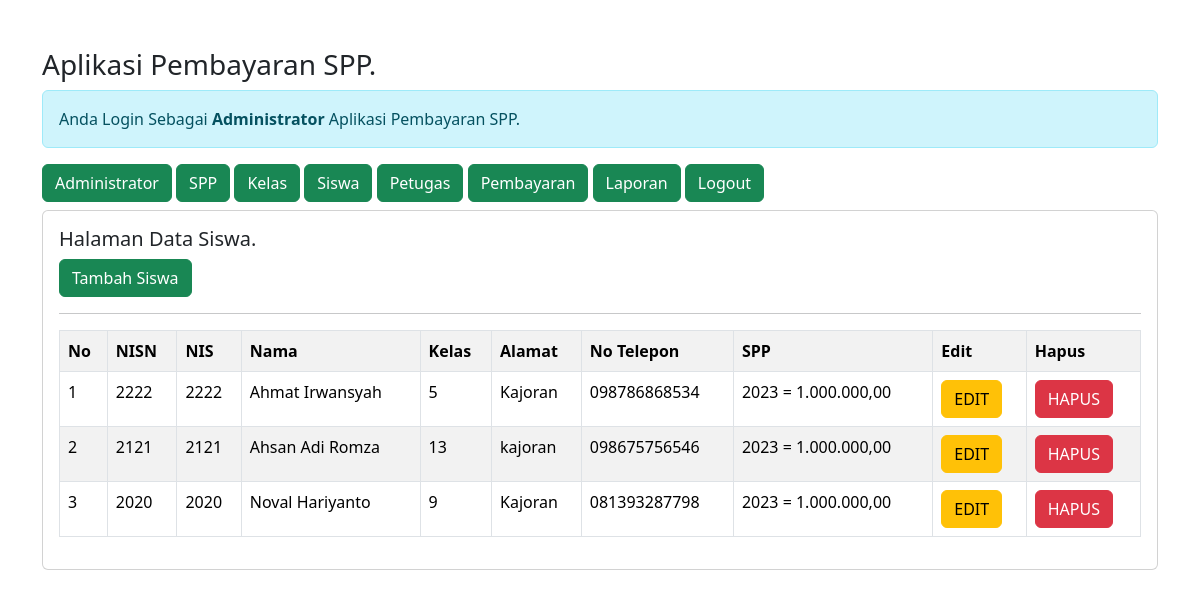
The app's page /admin/admin.php?url=siswa (signed in) with its own data.
### tables this page shows
CREATE TABLE `siswa` (
  `nisn` int(10) NOT NULL,
  `nis` char(8) NOT NULL,
  `nama` varchar(35) NOT NULL,
  `id_kelas` int(11) NOT NULL,
  `alamat` text NOT NULL,
  `no_tlp` varchar(13) NOT NULL,
  `id_spp` int(11) NOT NULL
);

CREATE TABLE `kelas` (
  `id_kelas` int(11) NOT NULL,
  `nama_kelas` varchar(10) NOT NULL,
  `kompetensi_keahlian` varchar(50) NOT NULL
);

CREATE TABLE `spp` (
  `id_spp` int(11) NOT NULL,
  `tahun` int(11) NOT NULL,
  `nominal` int(11) NOT NULL
);

### admin/siswa.php (the view)
<h5>Halaman Data Siswa.</h5>
<a href="?url=tambah-siswa" class="btn btn-success"> Tambah Siswa </a>
<hr>
<table class="table table-striped table-bordered">
    <tr class="fw-bold">
        <td>No</td>
        <td>NISN</td>
        <td>NIS</td>
        <td>Nama</td>
        <td>Kelas</td>
        <td>Alamat</td>
        <td>No Telepon</td>
        <td>SPP</td>
        <td>Edit</td>
        <td>Hapus</td>
    </tr>
    <?php
    include'../koneksi.php';
    $no = 1;
    $sql = "SELECT * FROM siswa,spp,kelas WHERE siswa.id_kelas=kelas.id_kelas AND siswa.id_spp=spp.id_spp ORDER BY nama ASC";
    $query = mysqli_query($koneksi, $sql);
    foreach($query as $data){ ?>
        <tr>
            <td><?= $no++; ?></td>
            <td><?= $data['nisn'] ?></td>
            <td><?= $data['nis'] ?></td>
            <td><?= $data['nama'] ?></td>
            <td><?= $data['id_kelas'] ?></td>
            <td><?= $data['alamat'] ?></td>
            <td><?= $data['no_tlp'] ?></td>
            <td><?= $data['tahun'] ?> = <?= number_format($data['nominal'],2,',','.'); ?></td>
            <td>
                <a href="?url=edit-siswa&nisn=<?= $data['nisn'] ?>" class='btn btn-warning'>EDIT</a>
            </td>
            <td>
                <a onclick="return confirm('Apakah Anda Yakin ingin Menghapus Data')"
                 href="?url=hapus-siswa&nisn=<?= $data['nisn'] ?>" class='btn btn-danger'>HAPUS</a>
            </td>
        </tr>
        <?php } ?>
</table>

### admin/admin.php (shortened to what this page needs)
<!DOCTYPE html>
<html>
<head>
    <link href="../css/bootstrap.min.css" rel="stylesheet">
</head>
<body>
<div class="container mt-5">
    <h3>Aplikasi Pembayaran SPP.</h3>
    <div class="alert alert-info">
        Anda Login Sebagai <b>Administrator</b> Aplikasi Pembayaran SPP.
    </div>
    <a href="admin.php" class="btn btn-success">Administrator</a>
    <a href="admin.php?url=spp" class="btn btn-success">SPP</a>
    <a href="admin.php?url=kelas" class="btn btn-success">Kelas</a>
    <a href="admin.php?url=siswa" class="btn btn-success">Siswa</a>
    <a href="admin.php?url=petugas" class="btn btn-success">Petugas</a>
    <a href="admin.php?url=pembayaran" class="btn btn-success">Pembayaran</a>
    <a href="admin.php?url=laporan" class="btn btn-success">Laporan</a>
    <a href="admin.php?url=logout" class="btn btn-success">Logout</a>
    <div class="card mt-2">
        <div class="card-body">
            <?php
            $file = @$_GET['url'];
            if(empty($file)){
                echo"<h4>Selamat Datang Di Halaman Administrator.</h4>";
                echo"Aplikasi Pembayaran SPP digunakan untuk mempermudah dalam mencatat pembayaran siswa / siswi disekolah.";
            }else{
                include $file.'.php';
            }
            ?>
        </div>
    </div>
    </div>
</body>
</html>

### records on screen
siswa: nisn "2222", nis "2222", nama "Ahmat Irwansyah", id_kelas.id_kelas "5", alamat "Kajoran", no_tlp "098786868534", id_spp.tahun "2023", id_spp.nominal "1.000.000,00"
siswa: nisn "2121", nis "2121", nama "Ahsan Adi Romza", id_kelas.id_kelas "13", alamat "kajoran", no_tlp "098675756546", id_spp.tahun "2023", id_spp.nominal "1.000.000,00"
siswa: nisn "2020", nis "2020", nama "Noval Hariyanto", id_kelas.id_kelas "9", alamat "Kajoran", no_tlp "081393287798", id_spp.tahun "2023", id_spp.nominal "1.000.000,00"
